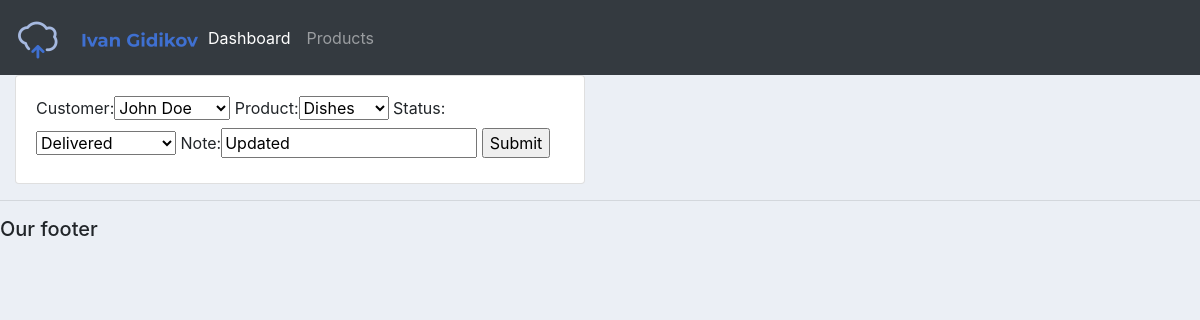
/update_order/5, run on the app's committed database.
### accounts/models.py (models this page shows, shortened)
class Order(models.Model):
    STATUS=(
        ("Pending", "Pending"),
        ("Out for delivery","Out for delivery"),
        ("Delivered","Delivered"),
    )
    customer= models.ForeignKey(Customer, null=True,on_delete=models.SET_NULL)
    product = models.ForeignKey(Product, null=True, on_delete=models.SET_NULL)
    date_created = models.DateTimeField(auto_now_add= True, null= True)
    status= models.CharField(max_length=200, null=True,choices=STATUS)
    note = models.CharField(max_length=1000, null=True)

### accounts/views.py (the view)
# urls.py: path("update_order/<str:pk>", views.updateOrder, name = "update_order"),
def updateOrder(request, pk):
    order = Order.objects.get(id=pk)
    form = OrderForm(instance=order)
    if request.method == 'POST':
        form = OrderForm(request.POST, instance=order)
        if form.is_valid():
            form.save()
            return redirect("/")
    context= {"form":form}
    return render(request, "accounts/order_form.html",context)

### accounts/forms.py
class OrderForm(ModelForm):
    class Meta:
        model = Order
        fields = '__all__'

### accounts/models.py (called while the page is built)
    def __str__(self):
        return self.name

    def __str__(self):
        return self.name

### accounts/templates/accounts/order_form.html (shortened to what this page needs)
{%  extends 'accounts/main.html' %}
{% load static %}
{% block content %}
<div class="row">
	<div class="col-md-6">
		<div class="card card-body">
			<form action="" method="POST">
				{{form}}
				<input type="submit" name="Submit">
			</form>
		</div>
	</div>
</div>
{% endblock %}

### static/css/main.css (style rules this page uses)
body { background-color: #ebeff5; }

### data on the page
Order: customer "John Doe", product "Dishes", status "Delivered", note "Updated"
